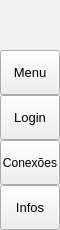
        <widget class="QFrame" name="leftMenuBg">
         <property name="minimumSize">
          <size>
           <width>60</width>
           <height>0</height>
          </size>
         </property>
         <property name="maximumSize">
          <size>
           <width>60</width>
           <height>16777215</height>
          </size>
         </property>
         <property name="frameShape">
          <enum>QFrame::NoFrame</enum>
         </property>
         <property name="frameShadow">
          <enum>QFrame::Raised</enum>
         </property>
         <layout class="QVBoxLayout" name="verticalLayout_3">
          <property name="spacing">
           <number>0</number>
          </property>
          <property name="leftMargin">
           <number>0</number>
          </property>
          <property name="topMargin">
           <number>0</number>
          </property>
          <property name="rightMargin">
           <number>0</number>
          </property>
          <property name="bottomMargin">
           <number>0</number>
          </property>
          <item>
           <widget class="QFrame" name="topLogoInfo">
            <property name="minimumSize">
             <size>
              <width>0</width>
              <height>50</height>
             </size>
            </property>
            <property name="maximumSize">
             <size>
              <width>16777215</width>
              <height>50</height>
             </size>
            </property>
            <property name="frameShape">
             <enum>QFrame::NoFrame</enum>
            </property>
            <property name="frameShadow">
             <enum>QFrame::Raised</enum>
            </property>
            <widget class="QFrame" name="topLogo">
             <property name="geometry">
              <rect>
               <x>10</x>
               <y>5</y>
               <width>42</width>
               <height>42</height>
              </rect>
             </property>
             <property name="minimumSize">
              <size>
               <width>42</width>
               <height>42</height>
              </size>
             </property>
             <property name="maximumSize">
              <size>
               <width>42</width>
               <height>42</height>
              </size>
             </property>
             <property name="frameShape">
              <enum>QFrame::NoFrame</enum>
             </property>
             <property name="frameShadow">
              <enum>QFrame::Raised</enum>
             </property>
            </widget>
            <widget class="QLabel" name="titleLeftApp">
             <property name="geometry">
              <rect>
               <x>70</x>
               <y>8</y>
               <width>160</width>
               <height>20</height>
              </rect>
             </property>
             <property name="font">
              <font>
               <family>Segoe UI Semibold</family>
               <pointsize>12</pointsize>
               <weight>7</weight>
               <italic>false</italic>
               <bold>false</bold>
              </font>
             </property>
             <property name="text">
              <string>YR</string>
             </property>
             <property name="alignment">
              <set>Qt::AlignLeading|Qt::AlignLeft|Qt::AlignTop</set>
             </property>
            </widget>
            <widget class="QLabel" name="titleLeftDescription">
             <property name="geometry">
              <rect>
               <x>70</x>
               <y>27</y>
               <width>160</width>
               <height>16</height>
              </rect>
             </property>
             <property name="maximumSize">
              <size>
               <width>16777215</width>
               <height>16</height>
              </size>
             </property>
             <property name="font">
              <font>
               <family>Segoe UI</family>
               <pointsize>8</pointsize>
               <weight>50</weight>
               <italic>false</italic>
               <bold>false</bold>
              </font>
             </property>
             <property name="text">
              <string>Bot Linkedin</string>
             </property>
             <property name="alignment">
              <set>Qt::AlignLeading|Qt::AlignLeft|Qt::AlignTop</set>
             </property>
            </widget>
           </widget>
          </item>
          <item>
           <widget class="QFrame" name="leftMenuFrame">
            <property name="frameShape">
             <enum>QFrame::NoFrame</enum>
            </property>
            <property name="frameShadow">
             <enum>QFrame::Raised</enum>
            </property>
            <layout class="QVBoxLayout" name="verticalMenuLayout">
             <property name="spacing">
              <number>0</number>
             </property>
             <property name="leftMargin">
              <number>0</number>
             </property>
             <property name="topMargin">
              <number>0</number>
             </property>
             <property name="rightMargin">
              <number>0</number>
             </property>
             <property name="bottomMargin">
              <number>0</number>
             </property>
             <item>
              <widget class="QFrame" name="toggleBox">
               <property name="maximumSize">
                <size>
                 <width>16777215</width>
                 <height>45</height>
                </size>
               </property>
               <property name="frameShape">
                <enum>QFrame::NoFrame</enum>
               </property>
               <property name="frameShadow">
                <enum>QFrame::Raised</enum>
               </property>
               <layout class="QVBoxLayout" name="verticalLayout_4">
                <property name="spacing">
                 <number>0</number>
                </property>
                <property name="leftMargin">
                 <number>0</number>
                </property>
                <property name="topMargin">
                 <number>0</number>
                </property>
                <property name="rightMargin">
                 <number>0</number>
                </property>
                <property name="bottomMargin">
                 <number>0</number>
                </property>
                <item>
                 <widget class="QPushButton" name="toggleButton">
                  <property name="sizePolicy">
                   <sizepolicy hsizetype="Expanding" vsizetype="Fixed">
                    <horstretch>0</horstretch>
                    <verstretch>0</verstretch>
                   </sizepolicy>
                  </property>
                  <property name="minimumSize">
                   <size>
                    <width>0</width>
                    <height>45</height>
                   </size>
                  </property>
                  <property name="font">
                   <font>
                    <family>Segoe UI</family>
                    <pointsize>10</pointsize>
                    <weight>50</weight>
                    <italic>false</italic>
                    <bold>false</bold>
                   </font>
                  </property>
                  <property name="cursor">
                   <cursorShape>PointingHandCursor</cursorShape>
                  </property>
                  <property name="layoutDirection">
                   <enum>Qt::LeftToRight</enum>
                  </property>
                  <property name="styleSheet">
                   <string notr="true">background-image: url(:/icons/images/icons/icon_menu.png);</string>
                  </property>
                  <property name="text">
                   <string>Menu</string>
                  </property>
                 </widget>
                </item>
               </layout>
              </widget>
             </item>
             <item alignment="Qt::AlignTop">
              <widget class="QFrame" name="topMenu">
               <property name="frameShape">
                <enum>QFrame::NoFrame</enum>
               </property>
               <property name="frameShadow">
                <enum>QFrame::Raised</enum>
               </property>
               <layout class="QVBoxLayout" name="verticalLayout_8">
                <property name="spacing">
                 <number>0</number>
                </property>
                <property name="leftMargin">
                 <number>0</number>
                </property>
                <property name="topMargin">
                 <number>0</number>
                </property>
                <property name="rightMargin">
                 <number>0</number>
                </property>
                <property name="bottomMargin">
                 <number>0</number>
                </property>
                <item>
                 <widget class="QPushButton" name="btn_home">
                  <property name="sizePolicy">
                   <sizepolicy hsizetype="Expanding" vsizetype="Fixed">
                    <horstretch>0</horstretch>
                    <verstretch>0</verstretch>
                   </sizepolicy>
                  </property>
                  <property name="minimumSize">
                   <size>
                    <width>0</width>
                    <height>45</height>
                   </size>
                  </property>
                  <property name="font">
                   <font>
                    <family>Segoe UI</family>
                    <pointsize>10</pointsize>
                    <weight>50</weight>
                    <italic>false</italic>
                    <bold>false</bold>
                   </font>
                  </property>
                  <property name="cursor">
                   <cursorShape>PointingHandCursor</cursorShape>
                  </property>
                  <property name="layoutDirection">
                   <enum>Qt::LeftToRight</enum>
                  </property>
                  <property name="styleSheet">
                   <string notr="true">background-image: url(:/icons/images/icons/cil-user.png);</string>
                  </property>
                  <property name="text">
                   <string>Login</string>
                  </property>
                 </widget>
                </item>
                <item>
                 <widget class="QPushButton" name="btn_conexoes">
                  <property name="minimumSize">
                   <size>
                    <width>0</width>
                    <height>45</height>
                   </size>
                  </property>
                  <property name="styleSheet">
                   <string notr="true">background-image: url(:/icons/images/icons/cil-user-follow.png);</string>
                  </property>
                  <property name="text">
                   <string>Conexões</string>
                  </property>
                 </widget>
                </item>
               </layout>
              </widget>
             </item>
             <item alignment="Qt::AlignBottom">
              <widget class="QFrame" name="bottomMenu">
               <property name="frameShape">
                <enum>QFrame::NoFrame</enum>
               </property>
               <property name="frameShadow">
                <enum>QFrame::Raised</enum>
               </property>
               <layout class="QVBoxLayout" name="verticalLayout_9">
                <property name="spacing">
                 <number>0</number>
                </property>
                <property name="leftMargin">
                 <number>0</number>
                </property>
                <property name="topMargin">
                 <number>0</number>
                </property>
                <property name="rightMargin">
                 <number>0</number>
                </property>
                <property name="bottomMargin">
                 <number>0</number>
                </property>
                <item>
                 <widget class="QPushButton" name="toggleLeftBox">
                  <property name="sizePolicy">
                   <sizepolicy hsizetype="Expanding" vsizetype="Fixed">
                    <horstretch>0</horstretch>
                    <verstretch>0</verstretch>
                   </sizepolicy>
                  </property>
                  <property name="minimumSize">
                   <size>
                    <width>0</width>
                    <height>45</height>
                   </size>
                  </property>
                  <property name="font">
                   <font>
                    <family>Segoe UI</family>
                    <pointsize>10</pointsize>
                    <weight>50</weight>
                    <italic>false</italic>
                    <bold>false</bold>
                   </font>
                  </property>
                  <property name="cursor">
                   <cursorShape>PointingHandCursor</cursorShape>
                  </property>
                  <property name="layoutDirection">
                   <enum>Qt::LeftToRight</enum>
                  </property>
                  <property name="styleSheet">
                   <string notr="true">background-image: url(:/icons/images/icons/icon_settings.png);</string>
                  </property>
                  <property name="text">
                   <string>Infos</string>
                  </property>
                 </widget>
                </item>
               </layout>
              </widget>
             </item>
            </layout>
           </widget>
          </item>
         </layout>
        </widget>
